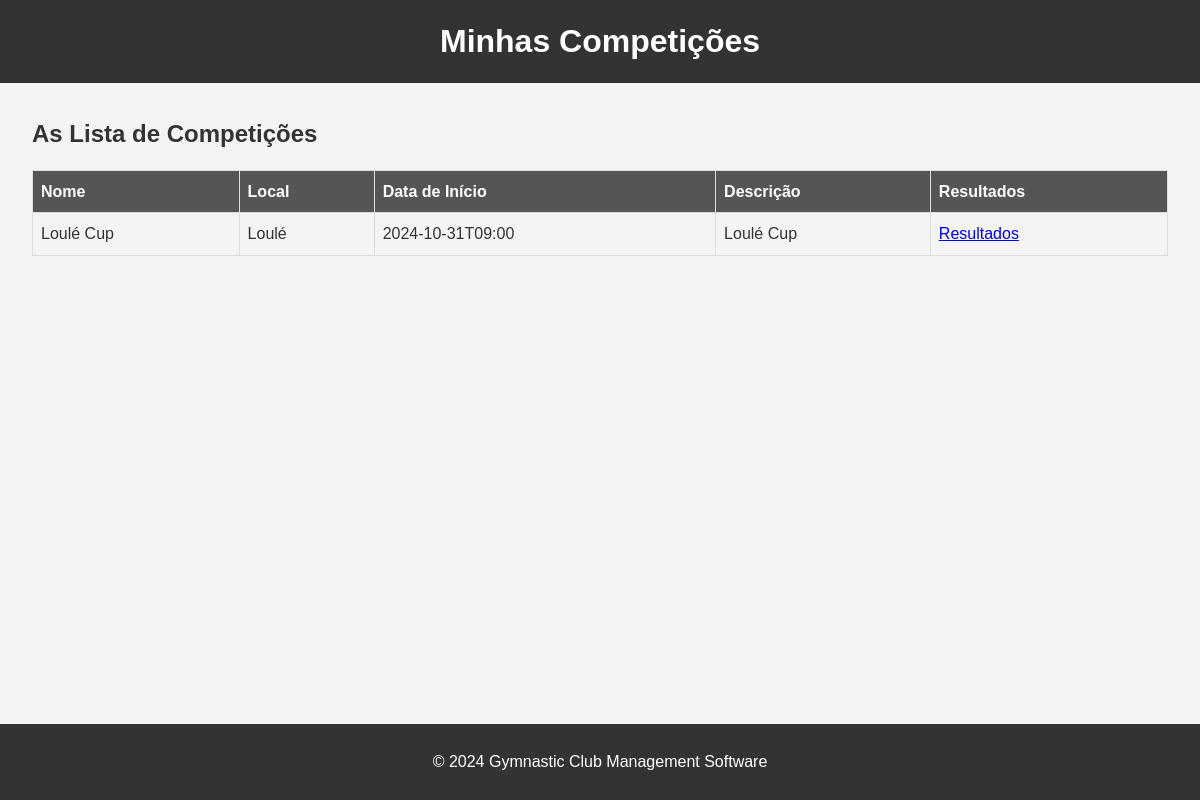
Page /frontend/list_compByAthlete.php?idAthlete=34 on the committed database.
### tables this page shows
CREATE TABLE Competition (
    idCompetition INTEGER PRIMARY KEY AUTOINCREMENT,
    name VARCHAR(255) NOT NULL,
    local VARCHAR(255) NOT NULL,
    startTime DATETIME NOT NULL,
    endTime DATETIME NOT NULL,
    description TEXT NOT NULL,
    UNIQUE(idCompetition)

);

### frontend/list_compByAthlete.php (the view, shortened to what this page needs)
<!DOCTYPE html>
<html lang="pt">
<head>
    <link rel="stylesheet" href="../css/list_comp.css">
</head>
<body>
    <header>
        <h1>Minhas Competições</h1>
    </header>
    <main>
        <div class="competition-list">
            <h2> As Lista de Competições</h2>
            <table>
                <thead>
                    <tr>
                        <th>Nome</th>
                        <th>Local</th>
                        <th>Data de Início</th>
                        <th>Descrição</th>
                        <th>Resultados</th>
                    </tr>
                </thead>
                <tbody>
                    <?php
                    include '../backend/db_connect.php';
                    $athlete_id = $_GET['idAthlete'];
                    try {
                        $sql = "SELECT DISTINCT C.idCompetition, C.name, C.local, C.startTime, C.description
                                FROM Competition C
                                JOIN Result R ON C.idCompetition = R.idCompetition
                                WHERE R.idAthlete = :athlete_id
                                ORDER BY C.startTime DESC";
                        $stmt = $conn->prepare($sql);
                        $stmt->bindParam(':athlete_id', $athlete_id);
                        $stmt->execute();
                        while ($row = $stmt->fetch(PDO::FETCH_ASSOC)) {
                            echo "<tr>";
                            echo "<td>{$row['name']}</td>";
                            echo "<td>{$row['local']}</td>";
                            echo "<td>{$row['startTime']}</td>";
                            echo "<td>{$row['description']}</td>";
                            echo "<td><a href='comp_resultByAthlete.php?competition_id={$row['idCompetition']}&idAthlete={$athlete_id}'>Resultados</a></td>";
                            echo "</tr>";
                        }
                    } catch (Exception $e) {
                        echo "<tr><td colspan='7'>Erro: " . $e->getMessage() . "</td></tr>";
                    }
                    ?>
                </tbody>
            </table>
        </div>
    </main>
    <footer>
        <p>&copy; 2024 Gymnastic Club Management Software</p>
    </footer>
</body>
</html>

### css/list_comp.css (style rules this page uses)
* { margin: 0; padding: 0; box-sizing: border-box; }
body { font-family: Arial, sans-serif; line-height: 1.6; background-color: #f4f4f4; color: #333; display: flex; flex-direction: column; min-height: 100vh; }
header { background: #333; color: #fff; padding: 1rem; max-height: 90px; }
header h1 { flex: 1; text-align: center; margin: 0; font-size: 2rem; }
main { flex: 1; padding: 2rem; }
table { width: 100%; border-collapse: collapse; margin-top: 1rem; }
thead { background: #333; color: #fff; }
th, td { padding: 0.75rem; border: 1px solid #ddd; text-align: left; }
th { background: #555; }
footer { background-color: #333; color: #fff; text-align: center; padding: 25px; position: sticky; top: 100%; bottom: 0; width: 100%; }

### frontend/list_compByAthlete.php (style rules this page uses)
table { width: 100%; border-collapse: collapse; }
th, td { border: 1px solid #dddddd; text-align: left; padding: 8px; }

### rows in the picture
competition: name "Loulé Cup", local "Loulé", startTime "2024-10-31T09:00", description "Loulé Cup"
